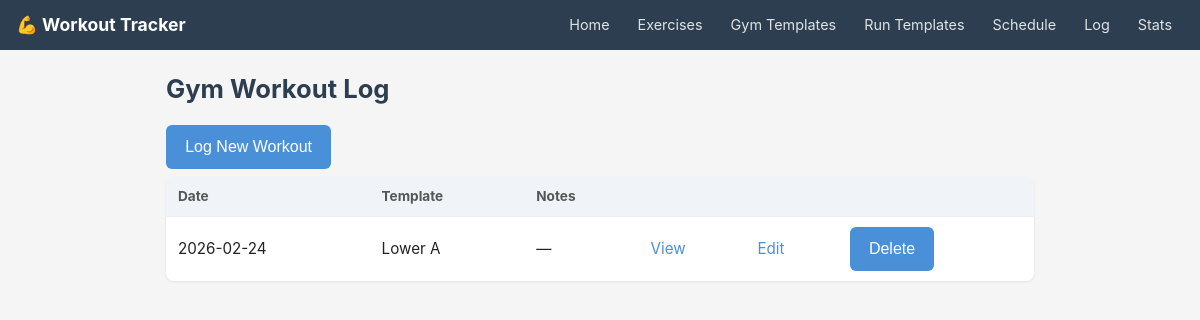
The page /log/gym on the database as committed earlier.
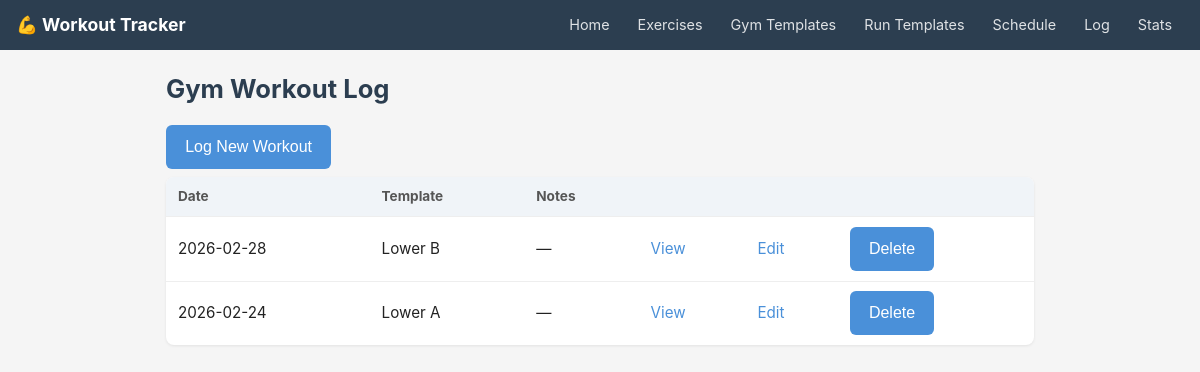
The same page on the database as committed later.
### tables this page shows
CREATE TABLE completed_gym_workouts (
        id               INTEGER PRIMARY KEY AUTOINCREMENT,
        date             TEXT NOT NULL,
        gym_template_id  INTEGER REFERENCES gym_templates(id),  -- soft reference, nullable
        notes            TEXT
    );

CREATE TABLE gym_templates (
        id      INTEGER PRIMARY KEY AUTOINCREMENT,
        name    TEXT NOT NULL UNIQUE,
        notes   TEXT
    );

### routers/completed_gym.py (the view)
@router.get("", response_class=HTMLResponse)
def list_gym_logs(request: Request):
    conn = get_connection()
    workouts = conn.execute("""
        SELECT cgw.*, gt.name as template_name
        FROM completed_gym_workouts cgw
        LEFT JOIN gym_templates gt ON gt.id = cgw.gym_template_id
        ORDER BY cgw.date DESC
    """).fetchall()
    conn.close()
    return templates.TemplateResponse("completed_gym/list.html", {
        "request": request,
        "workouts": workouts
    })

### templates/completed_gym/list.html (shortened to what this page needs)
{% extends "base.html" %}
{% block content %}
<h1>Gym Workout Log</h1>
<a href="/log/gym/new"><button>Log New Workout</button></a>
{% include "completed_gym/partials/workout_table.html" %}
{% endblock %}

### templates/completed_gym/partials/workout_table.html
<div id="workout-table">
    {% if workouts %}
    <table>
        <thead>
            <tr>
                <th>Date</th>
                <th>Template</th>
                <th>Notes</th>
                <th></th>
                <th></th>
                <th></th>
            </tr>
        </thead>
        <tbody>
            {% for w in workouts %}
            <tr>
                <td>{{ w.date }}</td>
                <td>{{ w.template_name or "No template" }}</td>
                <td>{{ w.notes or "—" }}</td>
                <td><a href="/log/gym/{{ w.id }}">View</a></td>
                <td><a href="/log/gym/{{ w.id }}/edit">Edit</a></td>
                <td>
                    <button
                        hx-delete="/log/gym/{{ w.id }}"
                        hx-target="#workout-table"
                        hx-swap="outerHTML"
                        hx-confirm="Delete this workout?">
                        Delete
                    </button>
                </td>
            </tr>
            {% endfor %}
        </tbody>
    </table>
    {% else %}
    <p>No workouts logged yet.</p>
    {% endif %}
</div>

Rows that differ between the two databases and show on the page:
added completed_gym_workouts: date "2026-02-28", name "Lower B", notes "—"
